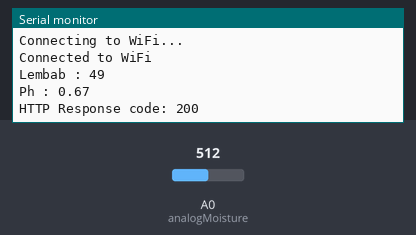
Bench run of a sketch on a simulated ESP8266 (NodeMCU). Shown: the last lines printed to the serial monitor. The test bench sets the inputs (shaded band); at power-on: A0 (analogMoisture) = 512. WiFi joins after 1.5 s; servers stay silent unless stated; uploads are accepted with an empty reply.

Above: at 3.2 s.
3.3 s: A0 (analogMoisture) set to 716
At 4.36 s:
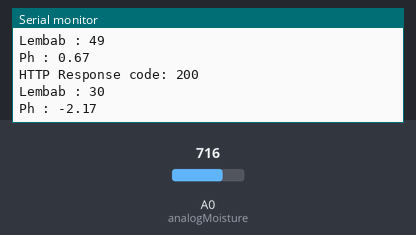
4.8 s: A0 (analogMoisture) set to 900
At 7.6 s:
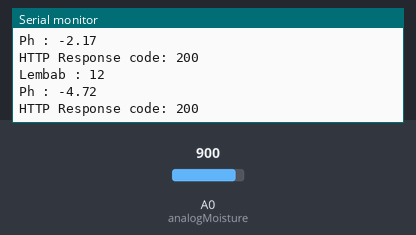
Timing chart, 0 to 9.1 s (numbered marks = the images above; inputs shaded):
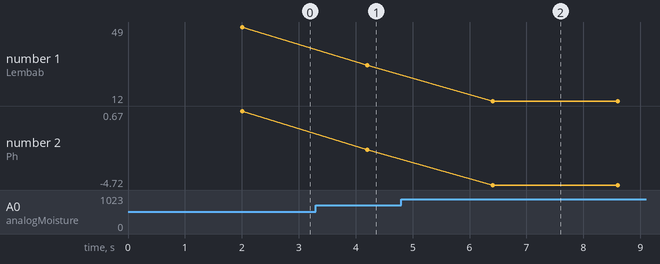

The sketch:

IOT.ino
```cpp
#include <ESP8266WiFi.h>
#include <ESP8266HTTPClient.h>
#define analogMoisture A0
#define analogPh D4

const char* ssid = "....."; // Ganti dengan SSID WiFi Anda
const char* password = "......"; // Ganti dengan password WiFi Anda
const char* serverUrl = "http://ipaddress/landscape/Monitoring/receiveDataFromESP"; // Ganti dengan URL endpoint Anda

// DEFINE PENGUKURAN TERENDAH DAN TERTINGGI
const int dry = 584;
const int wet = 211;

float slope = -0.0139; // koefisien kemiringan (slope) dari garis linear yang menghubungkan nilai ADC dengan nilai pH.
float offset = 7.7851; // pergeseran (offset) dari garis linear tersebut
float ph = 0.0;

WiFiClient client;

void setup() {
  Serial.begin(9600);
  WiFi.begin(ssid, password);

  while (WiFi.status() != WL_CONNECTED) {
    delay(1000);
    Serial.println("Connecting to WiFi...");
  }

  Serial.println("Connected to WiFi");
}

void loop() {
  // BACA DATA ANALOG
  int kelembapan = analogRead(analogMoisture);
  int asam = analogRead(analogPh);

  // SENSOR MOISTURE
  int lembab = ( 100 - ( (kelembapan/1023.00) * 100 ) );

  Serial.print("Lembab : ");
  Serial.println(lembab);

  ph = (slope * asam) + offset;
  Serial.print("Ph : ");
  Serial.println(ph);

  // Buat payload untuk dikirim ke server
  String payload = "ph=" + String(ph) + "&lembab=" + String(lembab);

  // Mulai koneksi HTTP
  HTTPClient http;
  http.begin(client, serverUrl);
  http.addHeader("Content-Type", "application/x-www-form-urlencoded");

  // Kirim data ke server dengan metode HTTP POST
  int httpResponseCode = http.POST(payload);

  // Cek status respons dari server
  if (httpResponseCode > 0) {
    Serial.print("HTTP Response code: ");
    Serial.println(httpResponseCode);
  } else {
    Serial.print("Error code: ");
    Serial.println(httpResponseCode);
  }

  // Akhiri koneksi HTTP
  http.end();

  delay(2000); // Tunggu selama 5 detik sebelum mengirim data lagi
}
```

Measured:
- after the input at 3.3 s, the serial monitor: prints a new line after 0.90 s (image 1)
- after the input at 4.8 s, the serial monitor: prints a new line after 1.6 s (image 2)
- plotted number 1: 49 → 30 after the input at 3.3 s, 30 → 12 after the input at 4.8 s
- plotted number 2: 0.67 → -2.17 after the input at 3.3 s, -2.17 → -4.72 after the input at 4.8 s
